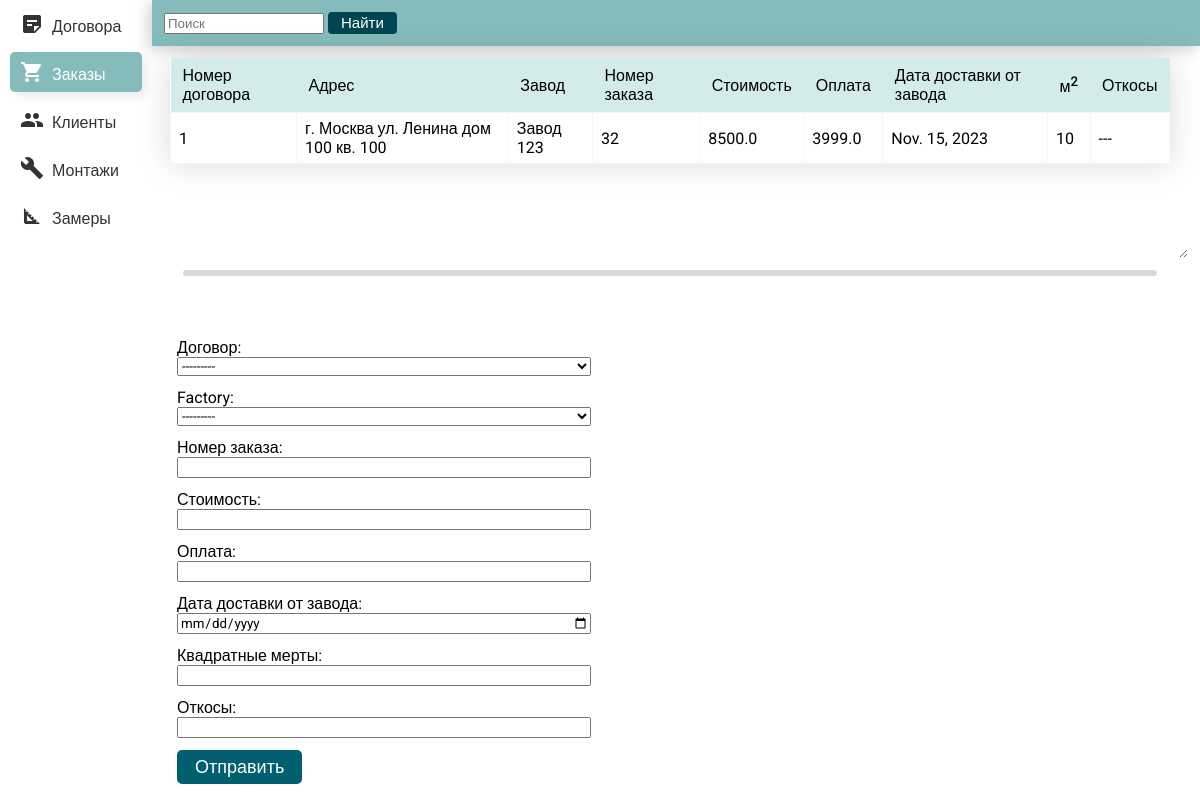
Page /forms/orders on the earlier database version.
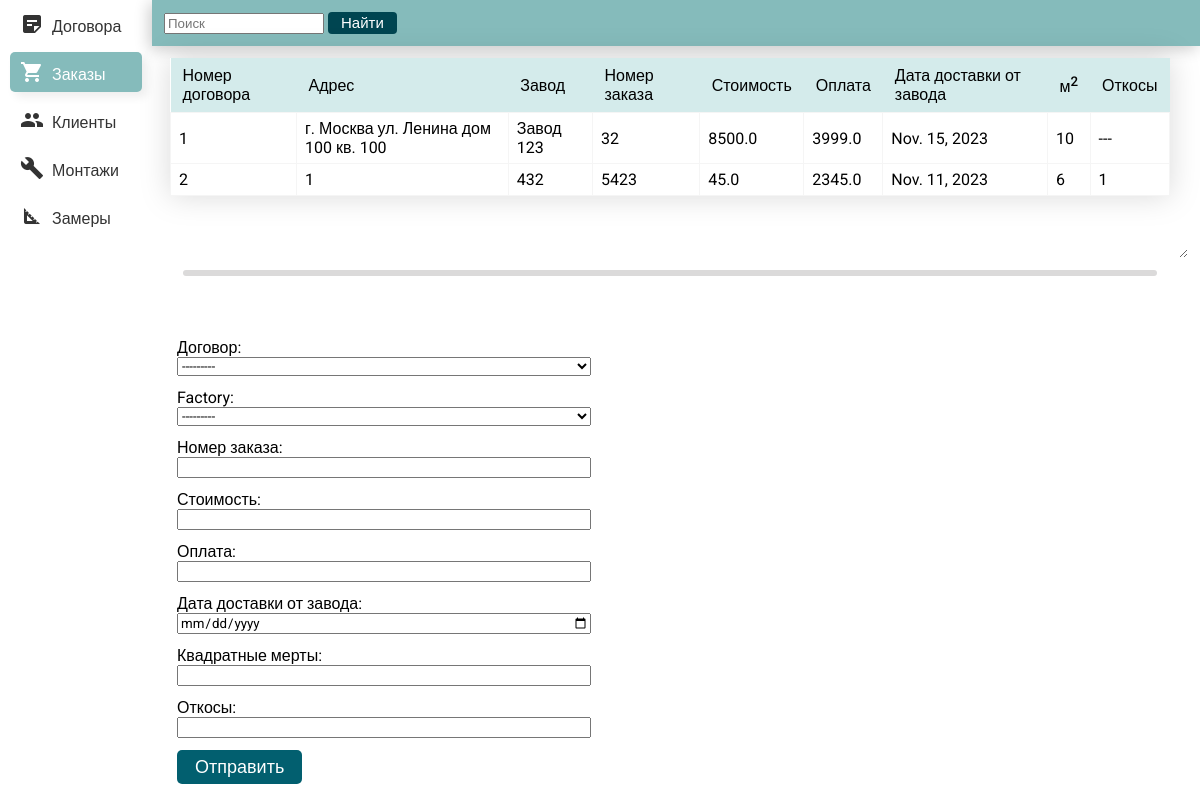
Same page on the later database version.
### main_forms/models.py (models this page shows)
class Orders(models.Model):
    contract = models.ForeignKey(Contracts, on_delete=models.CASCADE)
    factory = models.CharField(max_length=255, verbose_name='Завод')                        # Завод.
    order_number = models.CharField(max_length=255, verbose_name='Номер заказа')            # Номер заказа.
    price = models.FloatField(verbose_name='Стоимость')                                     # Стоимость.
    payment = models.FloatField(verbose_name='Оплата')                                      # Оплата.
    delivery_date = models.DateField(verbose_name='Дата доставки от завода')                # Дата доставки от завода.
    square_meters = models.CharField(max_length=255, verbose_name='Квадратные мерты')                     # м2.
    slopes = models.CharField(max_length=255, verbose_name='Откосы')                        # Откосы.
    objects = models.Manager()

class Contracts(models.Model):
    customer = models.ForeignKey(Customers, on_delete=models.CASCADE)
    contract_number = models.CharField(max_length=255, verbose_name='Номер договора')       # Номер договора.
    address = models.CharField(max_length=255, verbose_name='Адрес')                        # Адрес
    price = models.FloatField(verbose_name='Цена')                                          # Цена.
    prepayment = models.FloatField(verbose_name='Предоплата')                               # Предоплата.
    debt = models.FloatField(verbose_name='Долг')                                           # Долг.
    delivery_date_by_contract = models.DateField(verbose_name='Дата доставки по договору')  # Дата доставки по договору.
    objects = models.Manager()
    def __str__(self):
        return self.contract_number

### main_forms/views.py (the view)
# urls.py: path("forms/orders", views.create_order, name="create_order"),
def create_order(request):
    table_data = Orders.objects.all()
    return create_entity(request, table_data, OrdersForm, "main_forms/orders.html", "orders")

### main_forms/views.py (called while the page is built)
def create_entity(request, table_data, form_class, template_name, this_page):
    if request.method == 'POST':
        form = form_class(request.POST)
        if form.is_valid():
            task = form.save(commit=False)
            task.save()
    else:
        form = form_class
    context = {'table_data': table_data, "form": form, "this_page": this_page}
    return render(request, template_name, context=context)

### main_forms/templates/main_forms/orders.html (shortened to what this page needs)
{% extends "main_forms/base.html" %}
{% block form_block %}
<div class="table-container">
  <table>
    <thead>
      <tr>
        <th>Номер договора</th>
        <th>Адрес</th>
        <th>Завод</th>
        <th>Номер заказа</th>
        <th>Стоимость</th>
        <th>Оплата</th>
        <th>Дата доставки от завода</th>
        <th>м<sup>2</sup></th>
        <th>Откосы</th>
      </tr>
    </thead>
    <tbody>
      {% for row in table_data %}
      <tr>
        <td>{{ row.contract.contract_number }}</td>
        <td>{{ row.contract.address }}</td>
        <td>{{ row.factory }}</td>
        <td>{{ row.order_number }}</td>
        <td>{{ row.price }}</td>
        <td>{{ row.payment }}</td>
        <td>{{ row.delivery_date }}</td>
        <td>{{ row.square_meters }}</td>
        <td>{{ row.slopes }}</td>
      </tr>
      {% endfor %}
    </tbody>
  </table>
</div>
<div class="resize-handle"></div>
<form action="{% url 'create_order' %}" method="post">
  {{ form.as_div }}
  <button class="sumbit_button" type="submit" name="submit">Отправить</button>
</form>
{% endblock %}

Differences in the rows shown:
added Orders: contract.contract_number "2", contract.address "1", factory "432", order_number "5423", price "45.0", payment "2345.0", delivery_date "Nov. 11, 2023", square_meters "6", slopes "1"
